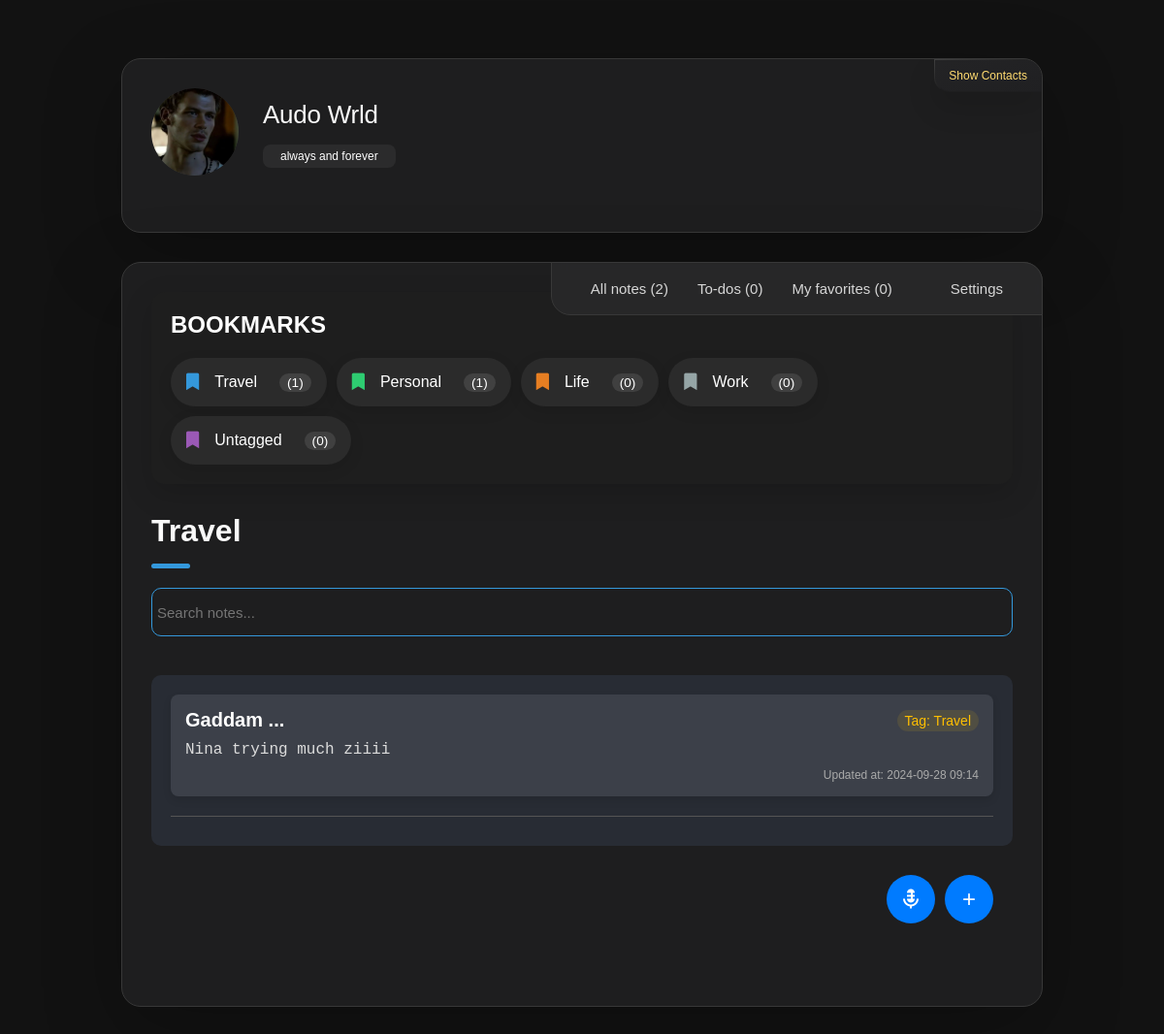
Page /tag/1 (signed in) on the committed database.
### website/models.py (models this page shows, shortened)
class User(db.Model, UserMixin):
    id = db.Column(db.Integer, primary_key=True)
    email = db.Column(db.String(150), unique=True)
    password = db.Column(db.String(255))
    first_name = db.Column(db.String(225))
    second_name = db.Column(db.String(225))
    full_name = db.Column(db.String(255))
    profile_picture = db.Column(db.String(255), nullable=True)
    cover_picture = db.Column(db.String(255), nullable=True)
    user_name = db.Column(db.String(255))
    phone_number = db.Column(db.String(20))
    country_code = db.Column(db.String(10), default="+254")
    bio = db.Column(db.String(255))
    time_zone = db.Column(db.String(255))
    date_birth = db.Column(db.String(255))
    gender = db.Column(db.String(255))
    generated_color = db.Column(db.String(7))
    is_2fa_enabled = db.Column(db.Boolean, default=False)
    otp_secret = db.Column(db.String(32), nullable=True)
    temp_otp = db.Column(db.String(32), nullable=True)
    otp_method = db.Column(db.String(10), default='app')
    is_active = db.Column(db.Boolean, default=True)
    is_admin = db.Column(db.Boolean, default=False)
    email_verified = db.Column(db.Boolean, default=False)
    note_tags = db.relationship(
        "NoteTag", back_populates="user", cascade="all, delete-orphan"
    )
    notes = db.relationship("Note", back_populates="user", cascade="all, delete-orphan")
    password_reset_tokens = db.relationship(
        "PasswordResetToken", back_populates="user", cascade="all, delete-orphan"
    )
    notifications = db.relationship(
        "Notification", back_populates="user", cascade="all, delete-orphan"
    )
    todos = db.relationship("ToDo", back_populates="user", cascade="all, delete-orphan")
    email_preferences = db.relationship(
        "EmailPreferences",
        uselist=False,
        back_populates="user",
        cascade="all, delete-orphan",
    )
    push_preferences = db.relationship(
        "PushPreferences",
        uselist=False,
        back_populates="user",
        cascade="all, delete-orphan",
    )
    email_verification_tokens = db.relationship(
        "EmailVerificationToken", back_populates="user", cascade="all, delete-orphan"
    )

class NoteTag(db.Model):
    id = db.Column(db.Integer, primary_key=True)
    name = db.Column(db.String(100), nullable=False)
    color = db.Column(db.String(7), nullable=False, default="#000000")
    user_id = db.Column(db.Integer, db.ForeignKey("user.id"), nullable=False)
    created_at = db.Column(db.DateTime, default=datetime.utcnow)
    user = db.relationship("User", back_populates="note_tags")
    notes = db.relationship("Note", back_populates="tag", cascade="all, delete-orphan")

class Note(db.Model):
    id = db.Column(db.Integer, primary_key=True)
    title = db.Column(db.String(255), nullable=False)
    content = db.Column(db.Text, nullable=False)
    tag_id = db.Column(db.Integer, db.ForeignKey("note_tag.id"), nullable=False)
    user_id = db.Column(db.Integer, db.ForeignKey("user.id"), nullable=False)
    created_at = db.Column(db.DateTime, default=datetime.utcnow)
    updated_at = db.Column(db.DateTime, onupdate=datetime.utcnow)
    is_favorite = db.Column(db.Boolean, default=False)
    user = db.relationship("User", back_populates="notes")
    tag = db.relationship("NoteTag", back_populates="notes")

### website/views.py (the view)
@views.route("/tag/<int:tag_id>", defaults={"note_id": None})
@views.route("/tag/<int:tag_id>/note/<int:note_id>")
@login_required
def tag_notes(tag_id, note_id):
    tag = NoteTag.query.get_or_404(tag_id)
    notes = (
        Note.query.filter_by(tag_id=tag_id, user_id=current_user.id)
        .order_by(db.desc(db.func.coalesce(Note.updated_at, Note.created_at)))
        .all()
    )
    tags = NoteTag.query.filter_by(user_id=current_user.id).all()
    tags_with_counts = []
    for t in tags:
        note_count = Note.query.filter_by(tag_id=t.id, user_id=current_user.id).count()
        tags_with_counts.append(
            {"id": t.id, "name": t.name, "color": t.color, "note_count": note_count}
        )
    note = None
    if note_id:
        note = Note.query.get_or_404(note_id)
    return render_template(
        "tag_notes.html", tag=tag, notes=notes, tags=tags_with_counts, note=note
    )

### website/templates/tag_notes.html (shortened to what this page needs)
<!DOCTYPE html>
<html lang="en">
  <head>
    <link
      rel="stylesheet"
      href="https://cdnjs.cloudflare.com/ajax/libs/font-awesome/5.15.4/css/all.min.css"
    />
    <link
      href="https://unpkg.com/boxicons@2.1.4/css/boxicons.min.css"
      rel="stylesheet"
    />
    <link
      rel="stylesheet"
      href="{{ url_for('static', filename='css/tag_notes.css') }}"
    />
  </head>
  <body>
    <main>
      <aside class="sidebar" data-sidebar>
        <div class="sidebar-info">
          <figure class="avatar-box">
            {% if current_user.profile_picture %}
            <img
              src="/static/profile_pics/{{ current_user.profile_picture }}"
              alt="Profile Picture"
              class="profile-image"
            />
            {% else %}
            <i
              class="fas fa-5x"
              style="--background-: {{ current_user.generated_color }}"
              >{{ current_user.first_name[0] }}</i
            >
            {% endif %}
          </figure>
          <div class="info-content">
            <h1 class="name" title="{{ current_user.full_name }}">
              {{ current_user.full_name }}
            </h1>
            <p class="title" title="{{ current_user.bio }}">
              {% if current_user.bio %} {{ current_user.bio }} {% endif %}
            </p>
          </div>
          <button class="info_more-btn" data-sidebar-btn>
            <span>Show Contacts</span>
          </button>
        </div>
      </aside>
      <div class="main-content">
        <nav class="navbar">
          <ul class="navbar-list">
            <li class="navbar-item">
              <a href="/user_home" class="navbar-link">
                <p>
                  All notes
                  <span
                    style="--background-: {{ current_user.generated_color }}"
                  >
                    ({{ current_user.notes|length }})
                  </span>
                </p>
              </a>
            </li>
            <li class="navbar-item">
              <a
                href="{{ url_for('views.show_todo_page') }}"
                class="navbar-link"
              >
                <p style="--background-: {{ current_user.generated_color }}">
                  To-dos
                  <span> (<span id="todoCount">0</span>)</span>
                </p>
              </a>
            </li>
            <li class="navbar-item">
              <a href="/favorites" class="navbar-link" id="favoriteLink">
                <p style="--background-: {{ current_user.generated_color }}">
                  My favorites
                  <span> (<span id="favoriteCount">0</span>) </span>
                </p>
              </a>
            </li>
            <li class="navbar-item">
              <a
                href="{{url_for('views.settings')}}"
                class="navbar-link"
                style="--background-: {{ current_user.generated_color }}"
              >
                <p>Settings</p>
              </a>
            </li>
          </ul>
        </nav>
        <article class="about active" id="tags">
          <section class="testimonials">
            <div class="tags">
              <p class="section-title">
                BOOKMARKS
              </p>
              <div class="tags-wrapper">
                {% for tag in tags %}
                <a
                  href="{{ url_for('views.tag_notes', tag_id=tag.id) }}"
                  class="tag"
                  data-tag-id="{{ tag.id }}"
                >
                  <i
                    class="fas fa-bookmark"
                    style="--bookmark-: {{ tag.color }}"
                  ></i>
                  <span class="tag-name">{{ tag.name }}</span>
                  <span class="note-count">({{ tag.note_count }})</span>
                </a>
                {% endfor %}
              </div>
            </div>
          </section>
          <header>
            <h2 class="h2 article-title" style="--bookmark-: {{ tag.color }}">
              {{ tag.name }}
            </h2>
          </header>
          <section class="about-text">
            <div class="search">
              <input
                style="--bookmark-: {{ tag.color }}"
                type="text"
                data-tag-id="{{ tag.id }}"
                id="searchInput"
                placeholder="Search notes..."
                class="input-search"
                autocomplete="off"
              />
            </div>
          </section>
          <section class="service">
            <div class="notes-list" style="--bookmark-: {{ tag.color }}">
              <ul id="notesList" data-color="{{current_user.generated_color}}">
                {% if notes %} {% for note in notes %}
                <li
                  data-note-id="{{ note.id }}"
                  data-tag-color="{{ note.tag.color }}"
                  class="note-item"
                  style="--background-: {{ current_user.generated_color }}"
                >
                  <div class="note-header">
                    <h3>{{ note.title.split('\n')[0][:13] }} ...</h3>
                    <span class="note-tag"
                      >Tag: {{ note.tag.name.split('\n')[0][:20] }}</span
                    >
                  </div>
                  <pre class="note-content">
{{ note.content | striptags  | truncate(20, True, '...')}}</pre
                  >
                  <p class="note-time">
                    {% if note.updated_at %} Updated at: {{
                    note.updated_at.strftime('%Y-%m-%d %H:%M') }} {% else %}
                    Created at: {{ note.created_at.strftime('%Y-%m-%d %H:%M') }}
                    {% endif %}
                  </p>
                </li>
                <hr />
                {% endfor %} {% else %}
                <p class="no-notes">No Available Notes</p>
                {% endif %}
              </ul>
              <div class="add-note-toggle">
                <a
                  href="{{ url_for('views.show_add_note', tag_id=tag.id) }}"
                  style="--background-: {{ current_user.generated_color }}"
                  class="toggle-add"
                  >+</a
                >
              </div>
              <div class="speech-text">
                <a
                  href="{{ url_for('views.show_add_note', tag_id=tag.id) }}"
                  style="--background-: {{ current_user.generated_color }}"
                  class="speech-text-toggle-add"
                  ><i class="bx bxs-microphone-alt" title="Speech-Text"></i
                ></a>
              </div>
            </div>
          </section>
        </article>
      </div>
    </main>
  </body>
</html>

### rows in the picture
User: profile_picture (picture), full_name "Audo Wrld", bio "always and forever"
NoteTag: name "Travel", note_count "1"
NoteTag: name "Personal", note_count "1"
NoteTag: name "Life", note_count "0"
NoteTag: name "Work", note_count "0"
NoteTag: name "Untagged", note_count "0"
Note: title "Gaddam", tag.name "Travel", content "Nina trying much ziiii", updated_at "2024-09-28 09:14"

### other values in the picture
{{ current_user.notes|length }} "2"
